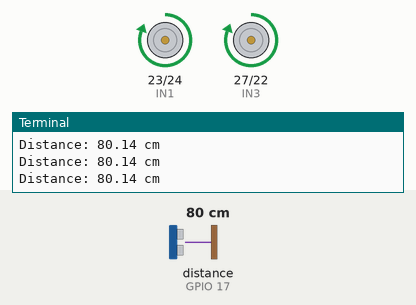
The program below on a simulated Raspberry Pi (BCM pin numbers). Parts: motor-driver pin pairs drawn as motors (green arrow = first pin HIGH = forward, orange = second pin HIGH = backward, longer = more drive, scaled by the enable pin), the last lines printed to the terminal. The inputs (shaded band) are chosen by the test bench; at power-on: distance to the obstacle (sensor on GPIO 17) 80 cm. The echo pulse lasts 58.3 µs per cm; the clock reads 2024-03-15 10:24:30 at power-on unless the program sets it.

Above: at 1.2 s.
1.3 s: distance to the obstacle (sensor on GPIO 17) set to 6 cm
2.8 s: distance to the obstacle (sensor on GPIO 17) set to 3 cm
At 3.5 s:
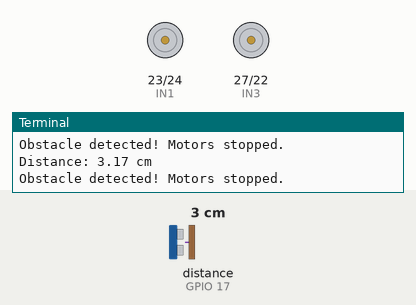
4.3 s: distance to the obstacle (sensor on GPIO 17) set to 9 cm
At 5.2 s:
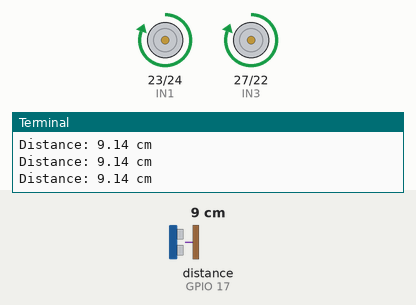
5.8 s: distance to the obstacle (sensor on GPIO 17) set to 2 cm
At 6.8 s:
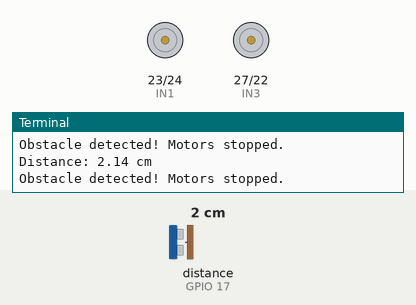
Timing chart, 0 to 8.3 s (numbered marks = the images above; inputs shaded):
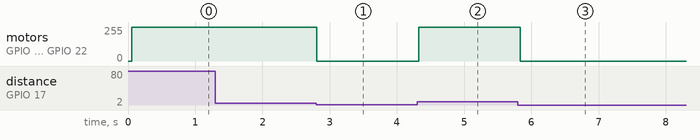

Measured:
- the behaviour switches between 5 and 4 cm on distance to the obstacle (sensor on GPIO 17) (found by bisection; images 0 and 1)
- after the input at 2.8 s, motor on GPIO 23 (IN1) / GPIO 24 (IN2), motor on GPIO 27 (IN3) / GPIO 22 (IN4): forward 255/255 → stopped at once
- after the input at 4.3 s, motor on GPIO 23 (IN1) / GPIO 24 (IN2), motor on GPIO 27 (IN3) / GPIO 22 (IN4): stopped → forward 255/255 at once
- after the input at 5.8 s, motor on GPIO 23 (IN1) / GPIO 24 (IN2), motor on GPIO 27 (IN3) / GPIO 22 (IN4): forward 255/255 → stopped at once

The program:

motor_control_by_ulltrasonic_raspberrypi.py
```python
import RPi.GPIO as GPIO
import time

GPIO.setmode(GPIO.BCM)

# Ultrasonic pins
TRIG = 4
ECHO = 17

# Motor Driver Pins
ENA = 18
IN1 = 23
IN2 = 24

ENB = 19
IN3 = 27
IN4 = 22

# Setup
GPIO.setup(TRIG, GPIO.OUT)
GPIO.setup(ECHO, GPIO.IN)

for pin in [ENA, IN1, IN2, ENB, IN3, IN4]:
    GPIO.setup(pin, GPIO.OUT)

# PWM for motor speed
pwmA = GPIO.PWM(ENA, 1000)
pwmB = GPIO.PWM(ENB, 1000)

pwmA.start(100)   # Full speed
pwmB.start(100)

def forward():
    GPIO.output(IN1, GPIO.HIGH)
    GPIO.output(IN2, GPIO.LOW)

    GPIO.output(IN3, GPIO.HIGH)
    GPIO.output(IN4, GPIO.LOW)

def stop():
    GPIO.output(IN1, GPIO.LOW)
    GPIO.output(IN2, GPIO.LOW)

    GPIO.output(IN3, GPIO.LOW)
    GPIO.output(IN4, GPIO.LOW)

def distance():
    GPIO.output(TRIG, False)
    time.sleep(0.05)

    GPIO.output(TRIG, True)
    time.sleep(0.00001)
    GPIO.output(TRIG, False)

    start_timeout = time.time()

    while GPIO.input(ECHO) == 0:
        pulse_start = time.time()
        if time.time() - start_timeout > 0.05:
            return 999

    end_timeout = time.time()

    while GPIO.input(ECHO) == 1:
        pulse_end = time.time()
        if time.time() - end_timeout > 0.05:
            return 999

    pulse_duration = pulse_end - pulse_start
    dist = pulse_duration * 17150

    return round(dist, 2)

try:
    while True:
        d = distance()

        print(f"Distance: {d} cm")

        if d <= 5:
            stop()
            print("Obstacle detected! Motors stopped.")
        else:
            forward()

        time.sleep(0.1)

except KeyboardInterrupt:
    print("Stopping...")

finally:
    stop()
    pwmA.stop()
    pwmB.stop()
    GPIO.cleanup()
```
